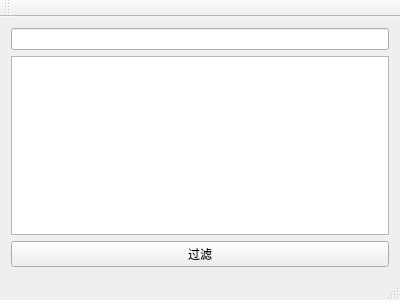
<?xml version="1.0" encoding="UTF-8"?>
<ui version="4.0">
 <class>MainWindow</class>
 <widget class="QMainWindow" name="MainWindow">
  <property name="geometry">
   <rect>
    <x>0</x>
    <y>0</y>
    <width>400</width>
    <height>300</height>
   </rect>
  </property>
  <property name="windowTitle">
   <string>MainWindow</string>
  </property>
  <widget class="QWidget" name="centralWidget">
   <layout class="QVBoxLayout" name="verticalLayout">
    <item>
     <widget class="QLineEdit" name="lineEdit"/>
    </item>
    <item>
     <widget class="QListView" name="listView"/>
    </item>
    <item>
     <widget class="QPushButton" name="pushButton">
      <property name="text">
       <string>过滤</string>
      </property>
     </widget>
    </item>
   </layout>
  </widget>
  <widget class="QMenuBar" name="menuBar">
   <property name="geometry">
    <rect>
     <x>0</x>
     <y>0</y>
     <width>400</width>
     <height>22</height>
    </rect>
   </property>
  </widget>
  <widget class="QToolBar" name="mainToolBar">
   <attribute name="toolBarArea">
    <enum>TopToolBarArea</enum>
   </attribute>
   <attribute name="toolBarBreak">
    <bool>false</bool>
   </attribute>
  </widget>
  <widget class="QStatusBar" name="statusBar"/>
 </widget>
 <layoutdefault spacing="6" margin="11"/>
 <resources/>
 <connections/>
</ui>
